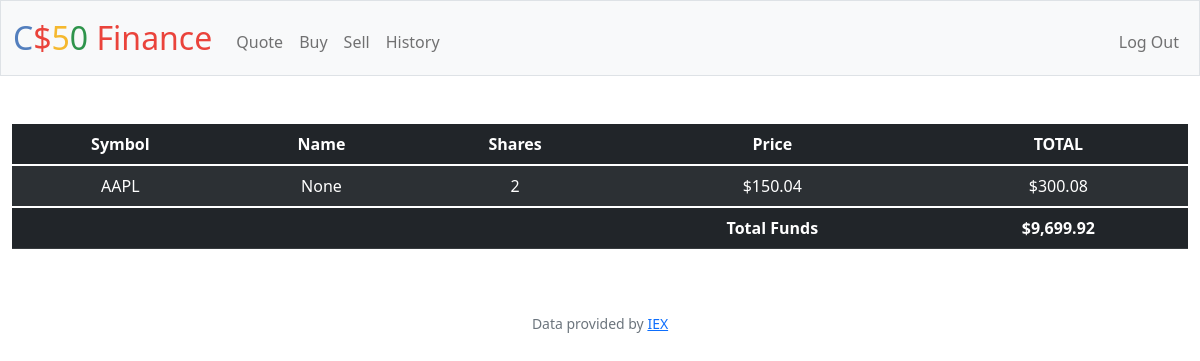
Screenshot of / (signed in) with the database file from the repository.
### tables this page shows
CREATE TABLE transactions (id int, user_id int, symbol varchar(50), shares int, price float, date timestamp, name varchar(255));

CREATE TABLE users (id INTEGER PRIMARY KEY AUTOINCREMENT NOT NULL, username TEXT NOT NULL, hash TEXT NOT NULL, cash NUMERIC NOT NULL DEFAULT 10000.00);

### app.py (the view)
@app.route("/")
@login_required
def index():
    user_id = session["user_id"]
    transactions_info = db.execute("SELECT symbol, name, SUM(shares) as shares, price FROM transactions WHERE user_id = ? GROUP BY symbol", user_id)
    cash_info = db.execute("SELECT cash FROM users WHERE id = ?", user_id)
    return render_template("index.html", stocks_owned=transactions_info, cash_info=cash_info[0]["cash"])

### app.py (called while the page is built)
@app.after_request
def after_request(response):
    response.headers["Cache-Control"] = "no-cache, no-store, must-revalidate"
    response.headers["Expires"] = 0
    response.headers["Pragma"] = "no-cache"
    return response

### helpers.py (called while the page is built)
def login_required(f):
    @wraps(f)
    def decorated_function(*args, **kwargs):
        if session.get("user_id") is None:
            return redirect("/login")
        return f(*args, **kwargs)
    return decorated_function

def usd(value):
    return f"${value:,.2f}"

### templates/index.html (shortened to what this page needs)
{% extends "layout.html" %}
{% block main %}
<table class="table table-striped table-dark">
    <thead>
      <tr>
        <th scope="col">Symbol</th>
        <th scope="col">Name</th>
        <th scope="col">Shares</th>
        <th scope="col">Price</th>
        <th scope="col">TOTAL</th>
      </tr>
    </thead>
    <tbody>
        {% for row in stocks_owned %}
        <tr>
            <td>{{ row["symbol"] }}</td>
            <td>{{ row["name"] }}</td>
            <td>{{ row["shares"] }}</td>
            <td>{{ usd(row["price"]) }}</td>
            <td>{{ usd(row["shares"] * row["price"]) }}</td>
        </tr>
        {% endfor %}
    </tbody>
    <tfoot>
        <tr>
            <td></td>
            <td></td>
            <td></td>
            <th scope="1">Total Funds</th>
            <th scope="1">{{ usd(cash_info) }}</th>
        </tr>
    </tfoot>
  </table>
{% endblock %}

### rows the page displays
transactions: symbol "AAPL", name "None", shares "2", price "$150.04", shares "$300.08"
users: cash "$9,699.92"
